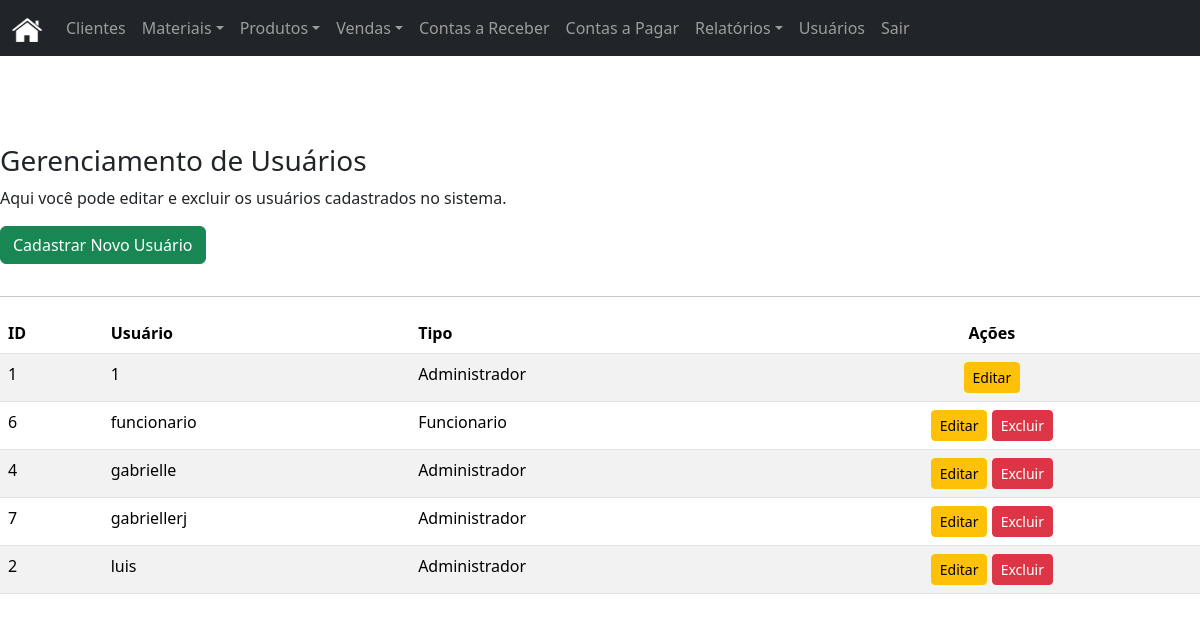
Page /index.php?page=usuarios (signed in) on the committed database.
### tables this page shows
CREATE TABLE `usuarios` (
  `id_usuario` int(11) NOT NULL AUTO_INCREMENT,
  `usuario` varchar(50) NOT NULL,
  `senha` varchar(255) NOT NULL,
  `tipo_usuario` enum('administrador','funcionario') NOT NULL,
  PRIMARY KEY (`id_usuario`),
  UNIQUE KEY `usuario` (`usuario`)
);

### modulos/usuario/index.php (the view, shortened to what this page needs)
<?php
$stmt = $pdo->query("SELECT id_usuario, usuario, tipo_usuario FROM usuarios ORDER BY usuario ASC");
$usuarios = $stmt->fetchAll();
?>
<h3>Gerenciamento de Usuários</h3>
<p>Aqui você pode editar e excluir os usuários cadastrados no sistema.</p>
<a href="index.php?page=usuarios/cadastro" class="btn btn-success mb-3">Cadastrar Novo Usuário</a>
<hr>
<table class="table table-striped table-hover">
    <thead>
        <tr>
            <th>ID</th>
            <th>Usuário</th>
            <th>Tipo</th>
            <th class="text-center">Ações</th>
        </tr>
    </thead>
    <tbody>
        <?php foreach ($usuarios as $usuario): ?>
        <tr>
            <td><?= htmlspecialchars($usuario['id_usuario']) ?></td>
            <td><?= htmlspecialchars($usuario['usuario']) ?></td>
            <td><?= htmlspecialchars(ucfirst($usuario['tipo_usuario'])) ?></td>
            <td class="text-center">
                <a href="index.php?page=usuarios/edit&id=<?= $usuario['id_usuario'] ?>" class="btn btn-sm btn-warning">Editar</a>
                <?php
                if ($usuario['id_usuario'] != $_SESSION['user_id']):
                ?>
                    <a href="index.php?page=usuarios/delete&id=<?= $usuario['id_usuario'] ?>" class="btn btn-sm btn-danger">Excluir</a>
                <?php endif; ?>
            </td>
        </tr>
        <?php endforeach; ?>
    </tbody>
</table>

### includes/header.php (style rules this page uses)
body { padding-top: 5rem; }

### rows in the picture
usuarios: id_usuario "1", usuario "1", tipo_usuario "Administrador"
usuarios: id_usuario "6", usuario "funcionario", tipo_usuario "Funcionario"
usuarios: id_usuario "4", usuario "gabrielle", tipo_usuario "Administrador"
usuarios: id_usuario "7", usuario "gabriellerj", tipo_usuario "Administrador"
usuarios: id_usuario "2", usuario "luis", tipo_usuario "Administrador"
